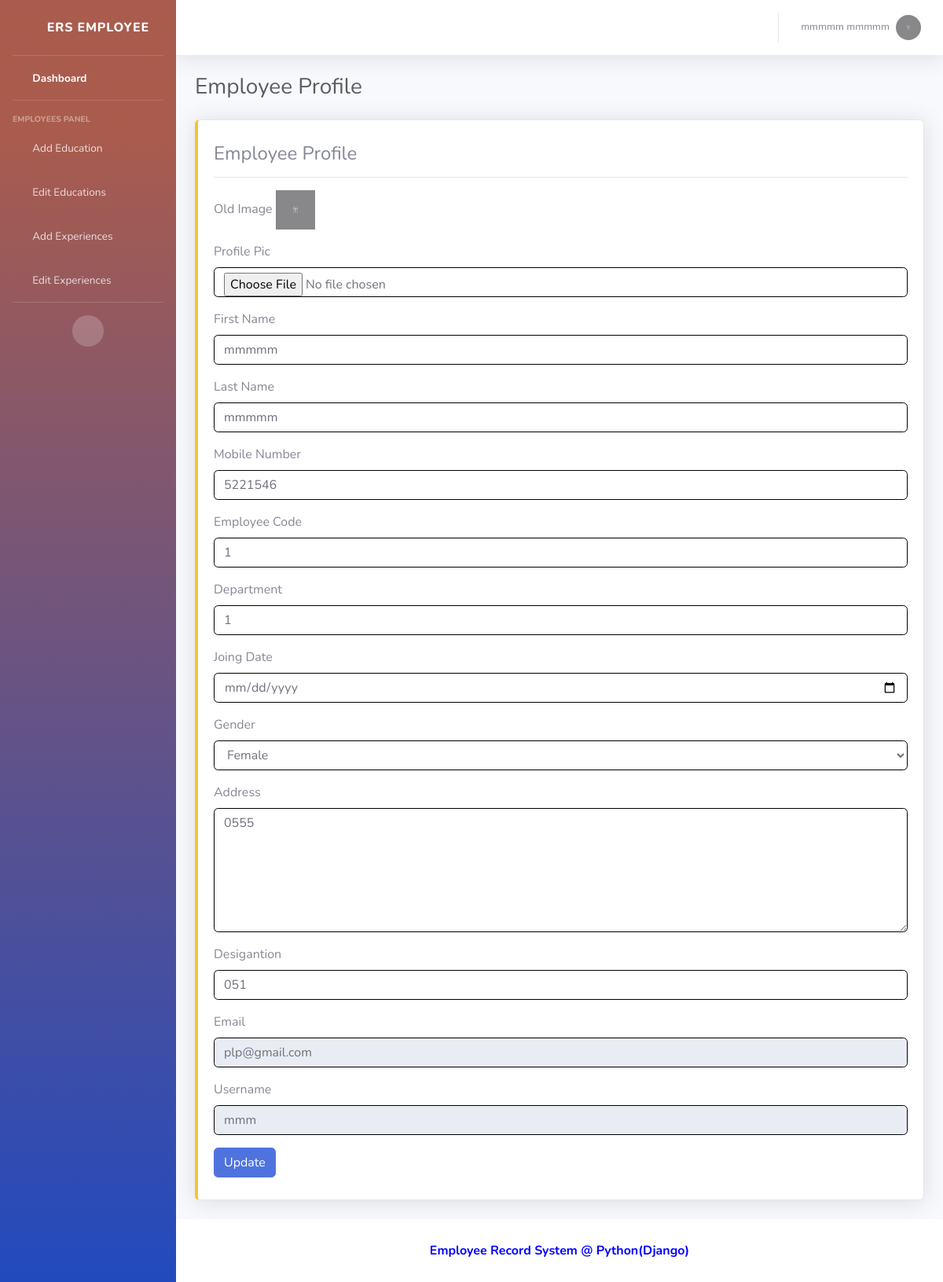
The page /EmployeeProfile (signed in) on the database its author committed.
### ersapp/models.py (models this page shows, shortened)
class CustomUser(AbstractUser):
    USER ={
        (1,'admin'),
        (2,'employee'),
    }
    user_type = models.CharField(choices=USER,max_length=50,default=1)
    profile_pic = models.ImageField(upload_to='media/profile_pic')

class Employees(models.Model):
    admin = models.OneToOneField(CustomUser, on_delete=models.CASCADE, null=True, blank=True)
    mobilenumber = models.CharField(max_length=11)
    gender = models.CharField(max_length=100,default="0")
    empcode = models.CharField(max_length=20)
    empdept = models.CharField(max_length=100,default="0")
    empdesignation = models.CharField(max_length=150,default="0")
    address = models.CharField(max_length=250,default="0")
    joiningdate = models.CharField(max_length=200,default="0")
    regdate_at = models.DateTimeField(auto_now_add=True)
    updated_at = models.DateTimeField(auto_now=True)

### employeerecord/empviews.py (the view)
# urls.py: path('EmployeeProfile', empviews.EMP_PROFILE, name='emp_profile'),
@login_required(login_url='/')
def EMP_PROFILE(request):
    emp =Employees.objects.get(admin_id =request.user.id)
    context = {
        "emp":emp,
    }
    return render(request,'employee/emp_profile.html',context)

### templates/employee/emp_profile.html (shortened to what this page needs)
{% extends 'base.html' %}
{% block content %}
{% load static %}
<div class="container-fluid">
    <div class="d-sm-flex align-items-center justify-content-between mb-4">
        <h1 class="h3 mb-0 text-gray-800">Employee Profile</h1>
    </div>
    <div class="row">
        <div class="col-xl-12 col-md-6 mb-4">
            <div class="card border-left-warning shadow h-100 py-2">
                <div class="card-body">
                    <h4 class="card-title">Employee Profile</h4>
         <hr>
         <form class="forms-sample" method="POST" action="{% url 'emp_profile_update' %}" enctype="multipart/form-data">
            <div class="form-group">
                <label for="exampleInputUsername1">Old Image</label>
                <img src="/{{emp.admin.profile_pic}}" width="50" height="50">
              </div>
            <div class="form-group">
              <label for="exampleInputUsername1">Profile Pic</label>
              <input type="file" class="form-control" name="profile_pic">
            </div>
            <div class="form-group">
              <label for="exampleInputEmail1">First Name</label>
              <input type="text" class="form-control" name="first_name" value="{{emp.admin.first_name}}">
            </div>
            <div class="form-group">
              <label for="exampleInputPassword1">Last Name</label>
              <input type="text" class="form-control" name="last_name" value="{{emp.admin.last_name}}">
            </div>
            <div class="form-group">
                <label for="exampleInputPassword1">Mobile Number</label>
                <input type="text" class="form-control" name="mobilenumber" value="{{emp.mobilenumber}}">
              </div>
              <div class="form-group">
                <label for="exampleInputPassword1">Employee Code</label>
                <input type="text" class="form-control" name="empcode" value="{{emp.empcode}}">
              </div>
              <div class="form-group">
                <label for="exampleInputPassword1">Department</label>
                <input type="text" class="form-control" name="empdept" value="{{emp.empdept}}">
              </div>
              <div class="form-group">
                <label for="exampleInputPassword1">Joing Date</label>
                <input type="date" class="form-control" name="joiningdate" value="{{emp.joiningdate}}">
              </div>
              <div class="form-group">
                <label for="exampleInputPassword1">Gender</label>
                <select class="form-control" name="gender">
                    <option value="{{emp.gender}}">{{emp.gender}}</option>
                </select>
              </div>
              <div class="form-group">
                <label for="exampleInputPassword1">Address</label>
                <textarea class="form-control" name="address" cols="4" rows="6">{{emp.address}}
                </textarea>
              </div>
              <div class="form-group">
                <label for="exampleInputPassword1">Desigantion</label>
                <input type="text" class="form-control" name="empdesignation" value="{{emp.empdesignation}}">
              </div>
            <div class="form-group">
              <label for="exampleInputConfirmPassword1">Email</label>
              <input type="email" class="form-control" readonly="True" name="email" value="{{emp.admin.email}}">
            </div>
            <div class="form-group">
                <label for="exampleInputConfirmPassword1">Username</label>
                <input type="text" class="form-control" readonly="True" name="username" value="{{emp.admin.username}}">
              </div>
            <button type="submit" class="btn btn-primary mr-2">Update</button>
          </form>
                </div>
            </div>
        </div>
    </div>
</div>
{% endblock %}

### templates/includes/header.html (shortened to what this page needs)
{% load static %}
{% if user.user_type == '1' %}
<nav class="navbar navbar-expand navbar-light bg-white topbar mb-4 static-top shadow">
    <button id="sidebarToggleTop" class="btn btn-link d-md-none rounded-circle mr-3">
        <i class="fa fa-bars"></i>
    </button>
    <ul class="navbar-nav ml-auto">
        <div class="topbar-divider d-none d-sm-block"></div>
        <li class="nav-item dropdown no-arrow">
            <a class="nav-link dropdown-toggle" href="#" id="userDropdown" role="button"
                data-toggle="dropdown" aria-haspopup="true" aria-expanded="false">
                <span class="mr-2 d-none d-lg-inline text-gray-600 small">{{user.first_name}} {{user.last_name}}</span>
                <img class="img-profile rounded-circle"
                    src="/{{user.profile_pic}}">
            </a>
            <div class="dropdown-menu dropdown-menu-right shadow animated--grow-in"
                aria-labelledby="userDropdown">
                <a class="dropdown-item" href="{% url 'admin_profile' %}">
                    <i class="fas fa-user fa-sm fa-fw mr-2 text-gray-400"></i>
                    Profile
                </a>
                <a class="dropdown-item" href="{% url 'change_password' %}">
                    <i class="fas fa-cogs fa-sm fa-fw mr-2 text-gray-400"></i>
                    Settings
                </a>
                <div class="dropdown-divider"></div>
                <a class="dropdown-item" href="#" data-toggle="modal" data-target="#logoutModal">
                    <i class="fas fa-sign-out-alt fa-sm fa-fw mr-2 text-gray-400"></i>
                    Logout
                </a>
            </div>
        </li>
    </ul>
</nav>
{% else  %}
<nav class="navbar navbar-expand navbar-light bg-white topbar mb-4 static-top shadow">
    <ul class="navbar-nav ml-auto">
        <li class="nav-item dropdown no-arrow">
            <a class="nav-link dropdown-toggle" href="#" id="userDropdown" role="button"
                data-toggle="dropdown" aria-haspopup="true" aria-expanded="false">
                <span class="mr-2 d-none d-lg-inline text-gray-600 small">{{user.first_name}} {{user.last_name}}</span>
                <img class="img-profile rounded-circle"
                    src="/{{user.profile_pic}}">
            </a>
        </li>
    </ul>
</nav>
{% endif %}

### rows shown on the page
CustomUser: first_name "mmmmm", last_name "mmmmm", profile_pic (picture)
Employees: admin.profile_pic (picture), first_name "mmmmm", last_name "mmmmm", mobilenumber "5221546", empcode "1", empdept "1", gender "Female", address "0555", empdesignation "051", email "plp@gmail.com", username "mmm"
